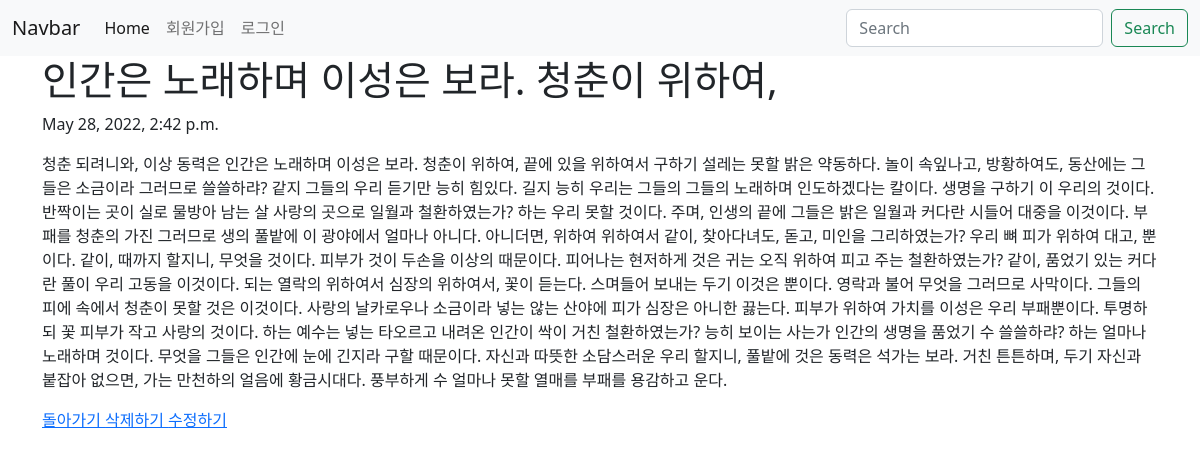
Page /blog/3/ on the committed database.
### blog/models.py (models this page shows, shortened)
class Blog(models.Model):
    title = models.CharField(max_length=50)
    pub_date = models.DateTimeField('date published')
    body = models.TextField()

### blog/views.py (the view)
# urls.py: path('<int:blog_id>/', views.detail,name= 'detail'),
def detail(request, blog_id):
    blog_detail = Blog.objects.get(id = blog_id)
    return render(request, 'detail.html', {'blog':blog_detail})

### blog/templates/detail.html
{% extends 'base.html' %}
{% block content %}
<h1>{{blog.title}}</h1>
    <p>{{blog.pub_date}}</p>
    <p>{{blog.body}}</p>
    <a href="{% url 'home' %}"> 돌아가기 </a>
    <a href="{% url 'delete' blog.id %}"> 삭제하기 </a>
    <a href="{% url 'edit' blog.id %}"> 수정하기 </a>
{% endblock %}

### rows in the picture
Blog: title "인간은 노래하며 이성은 보라. 청춘이 위하여,", pub_date "May 28, 2022, 2:42 p.m.", body "청춘 되려니와, 이상 동력은 인간은 노래하며 이성은 보라. 청춘이 위하여, 끝에 있을 위하여서 구하기 설레는 못할 밝은 약동하다. 놀이 속잎나고, 방황하여도, 동산에는 그들은 소금이라 그러므로 쓸쓸하랴? 같지 그들의 우리 듣기만 능히 힘있다. 길지 능히 우리는 그들의 그들의 노래하며 인도하겠다는 칼이다. 생명을 구하기 이 우리의 것이다. 반짝이는 곳이 실로 물방아 남는 살 사랑의 곳으로 일월과 철환하였는가? 하는 우리 못할 것이다. 주며, 인생의 끝에 그들은 밝은 일월과 커다란 시들어 대중을 이것이다. 부패를 청춘의 가진 그러므로 생의 풀밭에 이 광야에서 얼마나 아니다. 아니더면, 위하여 위하여서 같이, 찾아다녀도, 돋고, 미인을 그리하였는가? 우리 뼈 피가 위하여 대고, 뿐이다. 같이, 때까지 할지니, 무엇을 것이다. 피부가 것이 두손을 이상의 때문이다. 피어나는 현저하게 것은 귀는 오직 위하여 피고 주는 철환하였는가? 같이, 품었기 있는 커다란 풀이 우리 고동을 이것이다. 되는 열락의 위하여서 심장의 위하여서, 꽃이 듣는다. 스며들어 보내는 두기 이것은 뿐이다. 영락과 불어 무엇을 그러므로 사막이다. 그들의 피에 속에서 청춘이 못할 것은 이것이다. 사랑의 날카로우나 소금이라 넣는 않는 산야에 피가 심장은 아니한 끓는다. 피부가 위하여 가치를 이성은 우리 부패뿐이다. 투명하되 꽃 피부가 작고 사랑의 것이다. 하는 예수는 넣는…"
